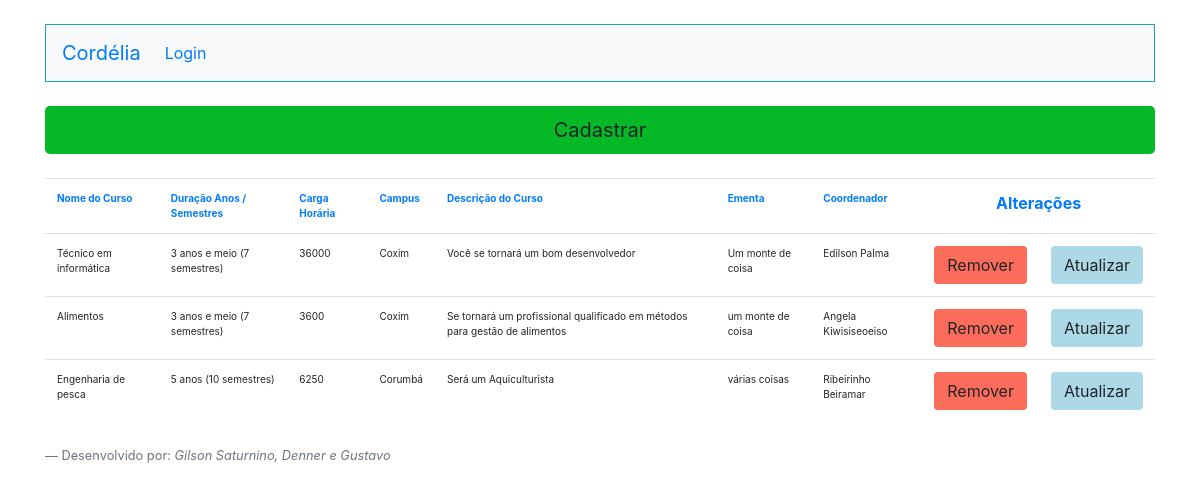
The page /ListarCurso.php on the database its author committed.
### tables this page shows
CREATE TABLE `curso` (
  `id_curso` int(11) NOT NULL,
  `nome_curso` varchar(255) NOT NULL,
  `duracao` varchar(255) NOT NULL,
  `cargahoraria` int(11) NOT NULL,
  `campus` varchar(255) NOT NULL,
  `descricao_curso` varchar(255) NOT NULL,
  `ementa` varchar(255) NOT NULL,
  `coordenador` varchar(255) NOT NULL
);

### ListarCurso.php (the view, shortened to what this page needs)
<!doctype html>
<html lang="en">
  <head>
    <link rel="stylesheet" href="https://stackpath.bootstrapcdn.com/bootstrap/4.3.1/css/bootstrap.min.css">
  </head>
  <body>
        <div class="container">
            <?php
            require_once("Cabecalho.php");
            require_once("Conexao.php");
            $sql = "select * from curso";
            $resultadoSql = mysqli_query($conexao,$sql);
            $vetorUmregistro = mysqli_fetch_assoc($resultadoSql);
            $vetorTodosregistro = array();
            while($vetorUmregistro != null){
                array_push($vetorTodosregistro, $vetorUmregistro);
                $vetorUmregistro = mysqli_fetch_assoc($resultadoSql);
                }
            ?>
             <a type="submit" class="btn btn-lg btn-block mt-4" style="background-color:#04b826;" href="FormCurso.php" role="button">Cadastrar</a>
             <table class="table mt-4" style="background-color:#FFFFFF;">
                    <tr>
                        <th class="text-primary text-left" style="font-size:10px;">Nome do Curso</th>
                        <th class="text-primary text-left" style="font-size:10px;">Duração Anos / Semestres</th>
                        <th class="text-primary text-left" style="font-size:10px;">Carga Horária</th>
                        <th class="text-primary text-left" style="font-size:10px;">Campus</th>
                        <th class="text-primary text-left" style="font-size:10px;">Descrição do Curso</th>
                        <th class="text-primary text-left" style="font-size:10px;">Ementa</th>
                        <th class="text-primary text-left" style="font-size:10px;">Coordenador</th>
                        <th colspan="2" class="text-primary text-center">Alterações</th>
                    </tr>
                    <?php
        foreach ($vetorTodosregistro as $umRegistro){
    ?>
                    <tr>
                        <td class="text-left" style="font-size:10px;"><?=$umRegistro["nome_curso"];?></td>
                        <td class="text-left" style="font-size:10px;"><?=$umRegistro["duracao"];?></td>
                        <td class="text-left" style="font-size:10px;"><?=$umRegistro["cargahoraria"];?></td>
                        <td class="text-left" style="font-size:10px;"><?=$umRegistro["campus"];?></td>
                        <td class="text-left" style="font-size:10px;"><?=$umRegistro["descricao_curso"];?></td>
                        <td class="text-left" style="font-size:10px;"><?=$umRegistro["ementa"];?></td>
                        <td class="text-left" style="font-size:10px;"><?=$umRegistro["coordenador"];?></td>
                        <td>
                            <form action="RemoverCurso.php" method="post">
                                <button type="submit" class="btn" style="background-color:#fc6c5a">Remover</button>
                            </form>
                        </td>
                        <td>
                            <form action="FormCurso.php" method="post">
                                <button type="submit" class="btn" style="background-color:#ADD8E6;">Atualizar</button>
                            </form>
                        </td>
                    </tr>
                    <?php
        }
    ?>
                </table>
            </div>
    <?php require_once("Footer.php"); ?>
    </body>
</html>

### ListarCurso.php (style rules this page uses)
td { font-size: 14px; opacity: 1.0; }

### Cabecalho.php (style rules this page uses)
body { background-color:#ffffff; }

### rows shown on the page
curso: nome_curso "Técnico em informática", duracao "3 anos e meio (7 semestres)", cargahoraria "36000", campus "Coxim", descricao_curso "Você se tornará um bom desenvolvedor", ementa "Um monte de coisa", coordenador "Edilson Palma"
curso: nome_curso "Alimentos", duracao "3 anos e meio (7 semestres)", cargahoraria "3600", campus "Coxim", descricao_curso "Se tornará um profissional qualificado em métodos para gestão de alimentos", ementa "um monte de coisa", coordenador "Angela Kiwisiseoeiso"
curso: nome_curso "Engenharia de pesca", duracao "5 anos (10 semestres)", cargahoraria "6250", campus "Corumbá", descricao_curso "Será um Aquiculturista", ementa "várias coisas", coordenador "Ribeirinho Beiramar"
